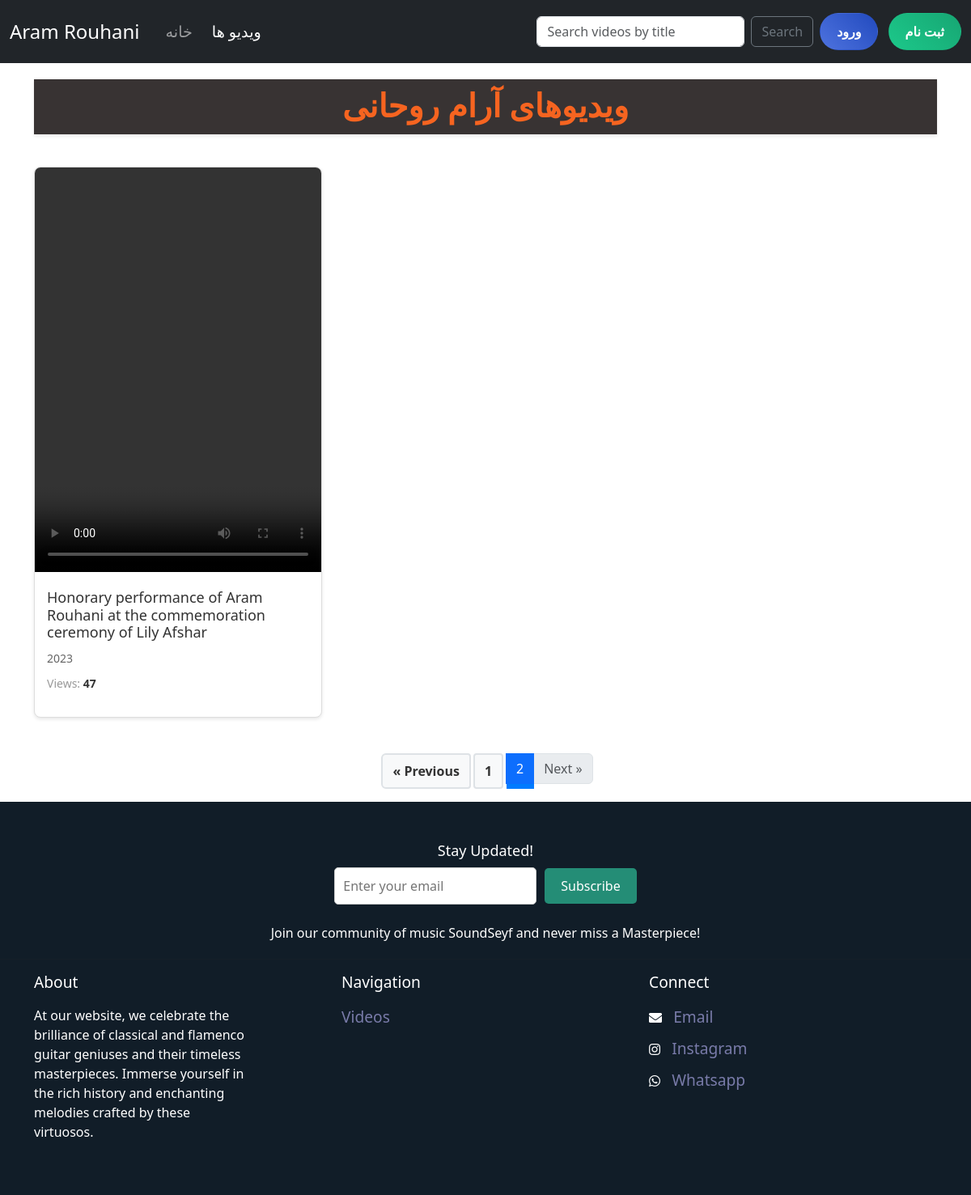
The app's page /videos/?page=2 with its own data.
### courses/models.py (models this page shows, shortened)
class video(models.Model):
    title = models.CharField(max_length=255)
    published_date = models.DateTimeField(auto_now_add=True)
    description = models.TextField(null=True,blank=True)
    video = models.FileField(upload_to='videos/')
    tags = TaggableManager()
    views = models.IntegerField(default=0)
    class Meta:
        ordering = ['-published_date']

### courses/views.py (the view)
# urls.py: path('',courses_view,name='videos'),
def courses_view(request):
    videos = video.objects.all().order_by('id')
    for vid in videos:
        vid.views += 1
    video.objects.bulk_update(videos, ['views'])
    p = Paginator(videos,6)
    try:
        page_number = request.GET.get('page')
        videos = p.get_page(page_number)
    except EmptyPage:
        videos = videos.get_page(1)
    except PageNotAnInteger:
        videos = videos.get_page(1)
    context = {"videos": videos}
    return render(request, 'courses/videos.html', context)

### templates/courses/videos.html (shortened to what this page needs)
{% load static %}
<!DOCTYPE html>
<html lang="en">
<head>
    <link rel="stylesheet" href="https://cdnjs.cloudflare.com/ajax/libs/font-awesome/5.15.3/css/all.min.css" />
    <link href="https://cdn.jsdelivr.net/npm/bootstrap@5.3.3/dist/css/bootstrap.min.css" rel="stylesheet"
>
</head>
<body>
    <nav class="navbar navbar-expand-lg navbar-dark bg-dark">
        <div class="container-fluid">
            <a class="navbar-brand me-4" href="{% url 'website:index' %}">Aram Rouhani</a>
            <div class="collapse navbar-collapse" id="navbarText">
                <ul class="navbar-nav me-auto mb-2 mb-lg-0">
                    <li class="nav-item me-lg-2">
                        <a class="nav-link {% if request.path == '/' %}active{% endif %}" aria-current="page"
                            href="{% url 'website:index' %}">خانه</a>
                    </li>
                    <li class="nav-item">
                        <a class="nav-link {% if '/videos/' in request.path %}active{% endif %}"
                            href="{% url 'courses:videos' %}">ویدیو ها</a>
                    </li>
                </ul>
                <form class="d-flex" action="{% url 'courses:search' %}" method="get">
                    <input class="form-control me-2" type="search" placeholder="Search videos by title" name="s" aria-label="Search">
                    <button class="btn btn-outline-secondary" type="submit">Search</button>
                </form>
                <div class="navbar-text">
                    {% if request.user.is_authenticated %}
                    <a href="{% url 'accounts:logout' %}" class="btn btn-logout ms-lg-2">خروج</a>
                    {% else %}
                    <a href="{% url 'accounts:login' %}" class="btn btn-login ms-lg-2">ورود</a>
                    <a href="{% url 'accounts:register' %}" class="btn btn-register ms-lg-2">ثبت نام</a>
                    {% endif %}
                </div>
            </div>
        </div>
    </nav>
    <div class="container">
        <h1 class="page-title">ویدیوهای آرام روحانی</h1>
        <div class="row video-gallery">
            {% for video in videos %}
            <div class="col-md-4 mb-4">
                <div class="video-card">
                    <video width="500" height="500" controls>
                        <source src="/media/{{ video.video }}" type="video/mp4">
                    </video>
                    <div class="video-info">
                        <h2 class="video-title">{{ video.title }}</h2>
                        <p class="video-description">{{ video.description }}</p>
                        <p class="video-views">Views: <span class="view-count">{{ video.views }}</span></p>
                    </div>
                </div>
            </div>
            {% endfor %}
        </div>
    </div>
    <div class="pagination-container">
        <nav aria-label="Page navigation">
            <ul class="pagination">
                {% if videos.has_previous %}
                <li class="page-item"><a href="?page={{ videos.previous_page_number }}" class="page-link">&laquo;
                        Previous</a></li>
                {% else %}
                <li class="page-item disabled pagination-disabled"><span class="page-link">&laquo; Previous</span></li>
                {% endif %}
                {% for num in videos.paginator.page_range %}
                {% if num == videos.number %}
                <li class="page-item active pagination-current"><span class="page-link">{{ num }}</span></li>
                {% else %}
                <li class="page-item"><a href="?page={{ num }}" class="page-link pagination-link">{{ num }}</a></li>
                {% endif %}
                {% endfor %}
                {% if videos.has_next %}
                <li class="page-item"><a href="?page={{ videos.next_page_number }}" class="page-link">Next &raquo;</a>
                </li>
                {% else %}
                <li class="page-item disabled pagination-disabled"><span class="page-link">Next &raquo;</span></li>
                {% endif %}
            </ul>
        </nav>
    </div>
    <footer class="footer">
        <div class="container">
            <div class="footer-subscribe">
                <h3 style="color: #fff;">Stay Updated!</h3>
                <form action="{% url 'website:subscribe' %}" method="post">
                    <input type="email" name="email" placeholder="Enter your email" required>
                    <button type="submit">Subscribe</button>
                </form>
                <p style="padding-top: 2%;">Join our community of music SoundSeyf and never miss a Masterpiece!</p>
            </div>
        </div>
        <hr>
        <div class="container">
            <div class="row">
                <div class="col-md-4">
                    <h5>About</h5>
                    <p style="padding-top: 3%; padding-right:25%">At our website, we celebrate the brilliance of
                        classical and flamenco guitar geniuses and their timeless masterpieces. Immerse yourself in the
                        rich history and enchanting melodies crafted by these virtuosos.</p>
                </div>
                <div class="col-md-4">
                    <h5>Navigation</h5>
                    <ul class="list-unstyled" style="padding-top: 3%;">
                        <li><a href="{% url 'courses:videos' %}">Videos</a></li>
                    </ul>
                </div>
                <div class="col-md-4">
                    <h5>Connect</h5>
                    <ul class="list-unstyled social-icons" style="padding-top: 3%;">
                        <li>
                            <i class="fas fa-envelope"></i>
                            <a href="mailto:aramrohani@yahoo.com">Email</a>
                        </li>
                        <li>
                            <i class="fab fa-instagram"></i>
                            <a href="https://www.instagram.com/aram_rohani/" target="_blank">Instagram</a>
                        </li>
                        <li>
                            <i class="fab fa-whatsapp"></i>
                            <a href="https://wa.me/989128231807" target="_blank">Whatsapp</a>
                        </li>
                    </ul>
                </div>
            </div>
        </div>
    </footer>
</body>
</html>

### templates/courses/videos.html (style rules this page uses)
.navbar-brand { font-size: 1.5rem; }
.nav-link { font-size: 1.2rem; }
.btn-login, .btn-register, .btn-logout { color: #fff; padding: 10px 20px; border-radius: 30px; font-weight: bold; transition: all 0.3s ease; }
.btn-login { background: linear-gradient(45deg, #4e73df, #224abe); }
.btn-register { background: linear-gradient(45deg, #1cc88a, #17a673); }
.video-gallery { margin-top: 30px; }
.video-card { background-color: #fff; border: 1px solid #ddd; border-radius: 8px; box-shadow: 0 2px 4px rgba(0, 0, 0, 0.1); overflow: hidden; transition: transform 0.3s, box-shadow 0.3s; }
.video-card video { width: 100%; }
.video-info { padding: 15px; }
.video-title { font-size: 18px; margin: 0 0 10px; color: #333; }
.video-description { font-size: 14px; color: #666; margin: 0 0 10px; }
.video-views { font-size: 14px; color: #999; }
.view-count { font-weight: bold; color: #333; }
.page-title { font-size: 2.5rem; color: #f66420; text-align: center; margin-top: 20px; margin-bottom: 40px; font-family: 'IranNastaliq', serif; background-color: #383333; padding: 10px; box-shadow: 0px 2px 4px rgba(0,0,0,0.1); font-weight: bold; }
.footer { background-color: #111d28; padding: 50px 0; }
.footer h5 { color: #ffffff; font-size: larger; }
.footer p { color: #ffffff; }
.footer ul { padding: 0; list-style: none; }
.footer ul li { margin-bottom: 10px; }
.footer ul li a { color: #797ba9; text-decoration: none; font-size: larger; }
.footer-subscribe { text-align: center; margin-bottom: 20px; }
.footer-subscribe h3 { font-size: 18px; margin-bottom: 10px; }
.footer-subscribe form { display: flex; justify-content: center; align-items: center; }
.footer-subscribe input[type="email"] { width: 250px; padding: 10px; border: 1px solid #ccc; border-radius: 5px; margin-right: 10px; }
.footer-subscribe button { padding: 10px 20px; background-color: #248d76; color: #fff; border: none; border-radius: 5px; cursor: pointer; }
.social-icons i { color: #ffffff; margin-right: 10px; transition: color 0.3s; }
.pagination { display: flex; justify-content: center; margin-top: 20px; }
.pagination a { color: #333; padding: 8px 12px; text-decoration: none; border-radius: 4px; margin: 0 4px; transition: all 0.3s ease; background-color: #f8f9fa; border: 2px solid #dee2e6; font-weight: bold; display: inline-block; }
.pagination .active { background-color: #007bff; color: #fff; border-color: #007bff; }

### records on screen
video: title "Honorary performance of Aram Rouhani at the commemoration ceremony of Lily Afshar", description "2023", views "47"

### other values on screen
{{ num }} "1"
{{ num }} "2"
